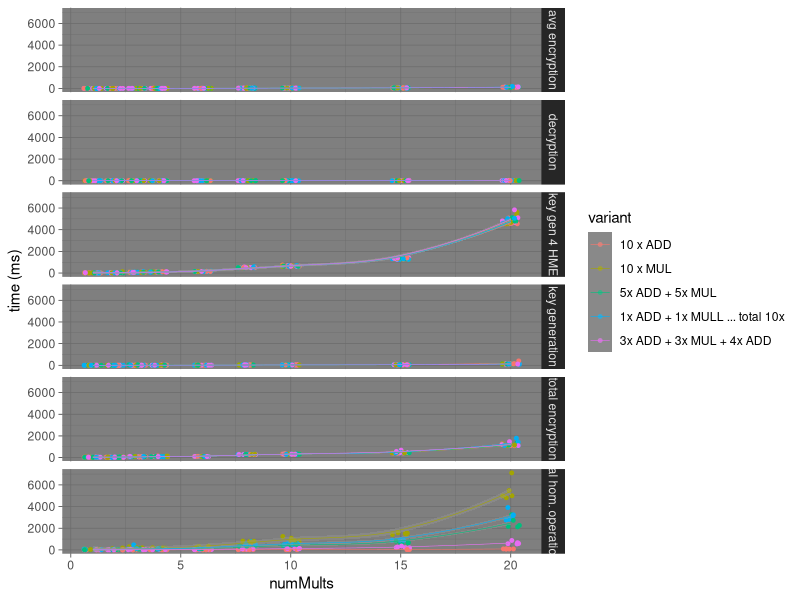
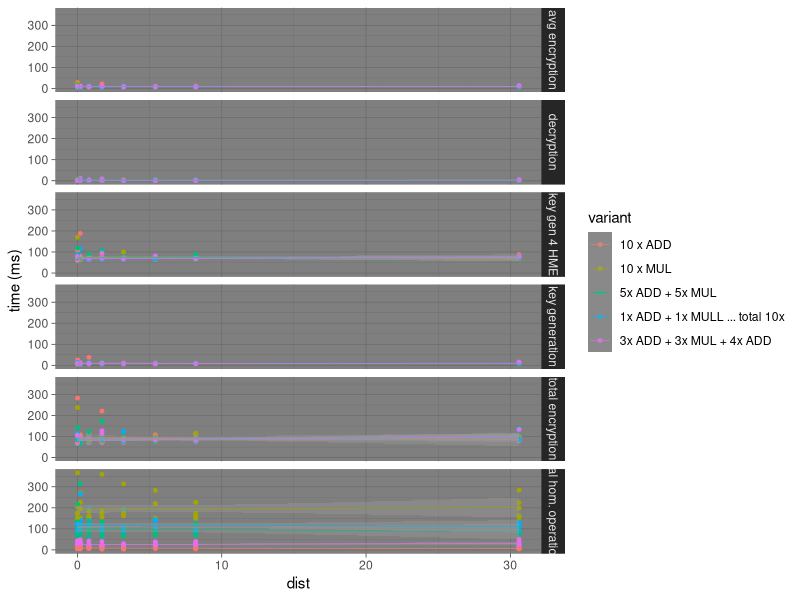
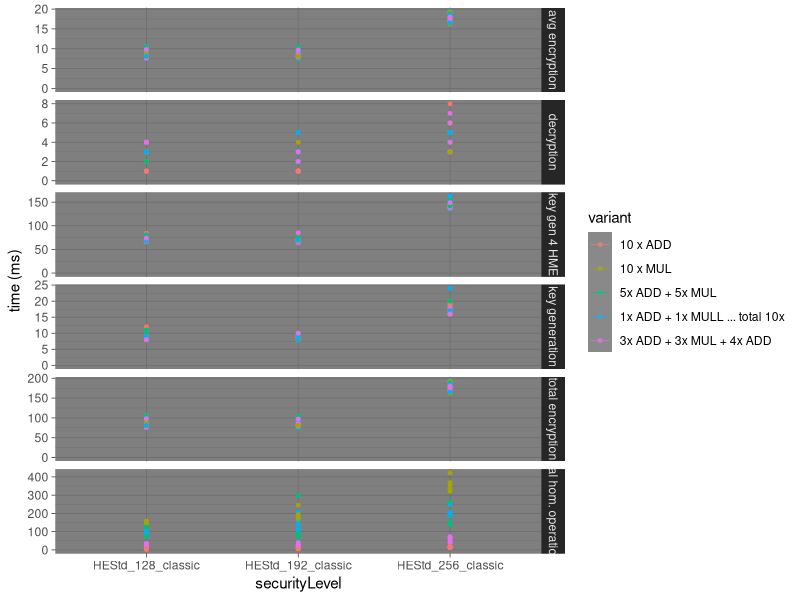
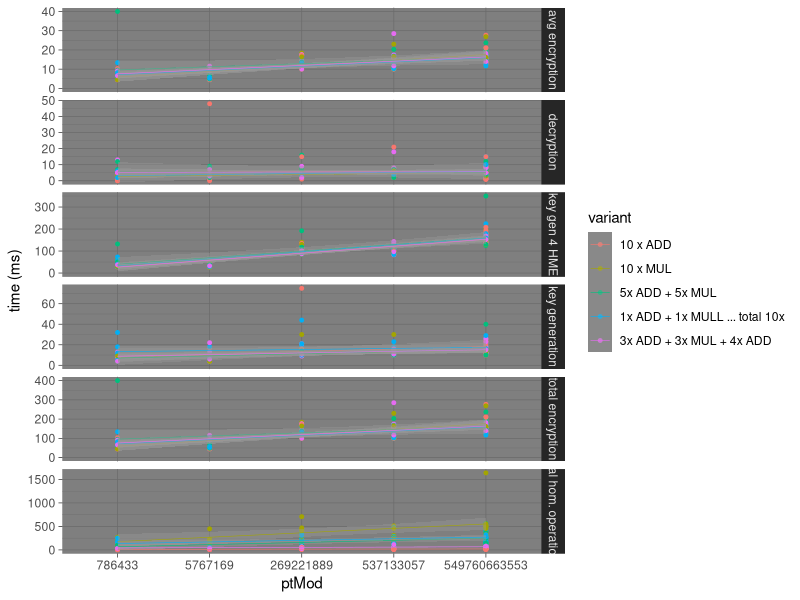

The R source for these figures, in order:
## ---- chunk 1
library(dplyr)
library(ggplot2)
library(tidyr)
## ---- chunk 2
measureDict <- c(keyGenTime = "key generation",
                 keyGen4HMEkeys = "key gen 4 HME",
                 totEncTime = "total encryption",
                 avgEncTime = "avg encryption",
                 totHomOpr = "total hom. operations",
                 decTime = "decryption")
variantDict <- c(`1` = "10 x ADD",
                 `2` = "10 x MUL",
                 `3` = "5x ADD + 5x MUL",
                 `4` = "5x MUL + 5x ADD",
                 `5` = "2x ADD + 7x MUL + 1x ADD",
                 `6` = "1x MUL + 9x ADD",
                 `7` = "1x ADD + 9x MUL",
                 `8` = "1x ADD + 1x MULL ... total 10x",
                 `9` = "3x ADD + 3x MUL + 4x ADD",
                 `10` = "2x MUL + 5x ADD + 1x MUL + 2x ADD")
## ---- chunk 3
results1 <- read.csv2("results1.csv", stringsAsFactors = T, dec = ".")
## ---- chunk 4
results1 %>%
  ##na.omit() %>% 
  ##group_by(ptMod,variant,securityLevel,dist,numMults) %>% 
  ##summarise(across(-nthRep, mean), .groups = "drop", na.rm=T) %>% 
  mutate_if(is.numeric, round, 2) %>% 
  mutate(variant = as.factor(variant)) %>% 
  do(.,.) ->
  df1
## ---- chunk 5
df1 %>% 
  pivot_longer(keyGenTime:decTime,
               names_to = "measure", values_to = "time",
               values_drop_na = F) %>% 
  mutate(measure=recode(measure, !!!measureDict)) %>% 
  mutate(variant=recode(variant, !!!variantDict)) %>% 
  ggplot(aes(y = time,
             x = numMults,
             color = variant)) +
    facet_grid(measure ~ .,
               scales = "fixed") +
    geom_point(size = 1,
               position = position_jitter()) +
    geom_smooth(linewidth = 0.2) +
    coord_cartesian(ylim = c(0, NA)) +
    ylab("time (ms)") +
    theme_dark()
## ---- chunk 6
results2 <- read.csv2("results2.csv", stringsAsFactors = T, dec = ".")
## ---- chunk 7
results2 %>%
  ##na.omit() %>% 
  ##group_by(ptMod,variant,securityLevel,dist,numMults) %>% 
  ##summarise(across(-nthRep, mean), .groups = "drop", na.rm=T) %>% 
  mutate_if(is.numeric, round, 2) %>% 
  mutate(variant = as.factor(variant)) %>% 
  do(.,.) ->
  df2
## ---- chunk 8
df2 %>% 
  pivot_longer(keyGenTime:decTime,
               names_to = "measure", values_to = "time",
               values_drop_na = F) %>% 
  mutate(measure=recode(measure, !!!measureDict)) %>% 
  mutate(variant=recode(variant, !!!variantDict)) %>% 
  ggplot(aes(y = time,
             x = dist,
             color = variant)) +
    facet_grid(measure ~ .,
               scales = "fixed") +
    geom_point(size = 1,
               position = position_jitter()) +
    geom_smooth(linewidth = 0.2,
                method = "glm") +
    coord_cartesian(ylim = c(0, NA)) +
    ylab("time (ms)") +
    theme_dark()
## ---- chunk 9
results3 <- read.csv2("results3.csv", stringsAsFactors = T, dec = ".")
## ---- chunk 10
results3 %>%
  ##na.omit() %>% 
  ##group_by(ptMod,variant,securityLevel,dist,numMults) %>% 
  ##summarise(across(-nthRep, mean), .groups = "drop", na.rm=T) %>% 
  mutate_if(is.numeric, round, 2)  %>% 
  mutate(variant = as.factor(variant)) %>% 
  do(.,.) ->
  df3
## ---- chunk 11
df3 %>% 
  pivot_longer(keyGenTime:decTime,
               names_to = "measure", values_to = "time",
               values_drop_na = F) %>% 
  mutate(measure=recode(measure, !!!measureDict)) %>% 
  mutate(variant=recode(variant, !!!variantDict)) %>% 
  ggplot(aes(y = time,
             x = securityLevel,
             color = variant)) +
    facet_grid(measure ~ .,
               scales = "free_y") +
    geom_point(size = 1,
               position = position_nudge()) +
    geom_smooth(linewidth = 0.2) +
    coord_cartesian(ylim = c(0, NA)) +
    ylab("time (ms)") +
    theme_dark()
## ---- chunk 12
results4 <- read.csv2("results4.csv", stringsAsFactors = T, dec = ".")
## ---- chunk 13
results4 %>%
  ##na.omit() %>% 
  ##group_by(ptMod,variant,securityLevel,dist,numMults) %>% 
  ##summarise(across(-nthRep, mean), .groups = "drop", na.rm=T) %>% 
  mutate_if(is.numeric, round, 2)  %>% 
  mutate(variant = as.factor(variant)) %>% 
  mutate(ptMod = as.factor(ptMod)) %>% 
  do(.,.) ->
  df4
## ---- chunk 14
df4 %>% 
  pivot_longer(keyGenTime:decTime,
               names_to = "measure", values_to = "time",
               values_drop_na = F) %>% 
  mutate(measure=recode(measure, !!!measureDict)) %>% 
  mutate(variant=recode(variant, !!!variantDict)) %>% 
  ggplot(aes(y = time,
             x = ptMod,
             color = variant)) +
    facet_grid(measure ~ .,
               scales = "free_y") +
    geom_point(size = 1,
               position = position_nudge()) +
    geom_smooth(linewidth = 0.2,
                method = "glm",
                mapping = aes(x = as.numeric(ptMod))) +
    coord_cartesian(ylim = c(0, NA)) +
    #scale_x_continuous(trans='log10') +
    ylab("time (ms)") +
    theme_dark()
